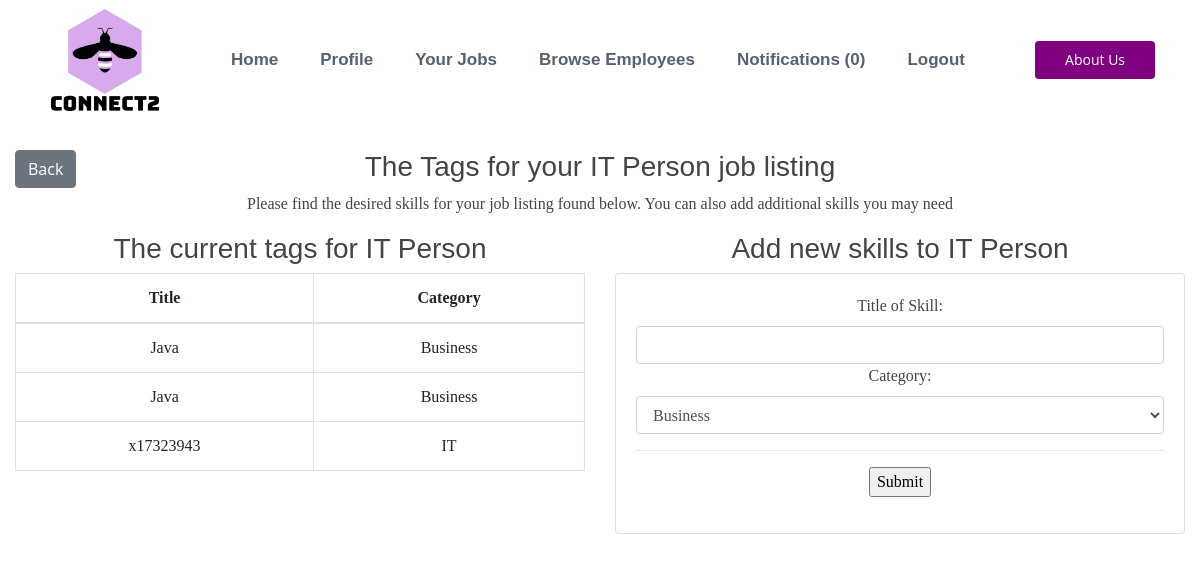
Screenshot of /1/createjobtag/ (signed in) with the database file from the repository.
### account/models.py (models this page shows, shortened)
class Job(models.Model):
    STATUS = (
        ('Open', 'Open'),
        ('Closed', 'Closed'),
        ('Interview', 'Interview'),
    )
    CONTRACT = (
        ('Full Time', 'Full Time'),
        ('Part Time', 'Part Time'),
    )
    WORK = (
        ('Office', 'Office'),
        ('Remote', 'Remote'),
    )
    LENGTH = (
        ('Permanent', 'Permanent'),
        ('Temporary', 'Temporary'),
    )
    employer = models.ForeignKey(
        Employer, null=True, on_delete=models.CASCADE)
    date_created = models.DateTimeField(auto_now_add=True, null=True)
    status = models.CharField(max_length=200, null=True, choices=STATUS)
    title = models.CharField(max_length=200)
    description_role = models.TextField(max_length=2000, null=True, blank=True)
    description_personality = models.TextField(
        max_length=200000, null=True, blank=True)
    contract = models.CharField(max_length=200, null=True, choices=CONTRACT)
    office_type = models.CharField(max_length=200, null=True, choices=WORK)
    length = models.CharField(max_length=200, null=True, choices=LENGTH)
    ideal_person = models.CharField(max_length=200, null=True)
    location = models.CharField(max_length=200, null=True)
    num_hires = models.IntegerField(null=True)
    enviornment = models.TextField(
        max_length=2000, null=True, blank=True)
    created = models.DateTimeField(auto_now_add=True)
    job_round = models.IntegerField(null=True, default=1)
    no_applicants = models.IntegerField(default=0, null=True)

class JobTag(models.Model):
    areas = (
        ('Business', 'Business'),
        ('IT', 'IT'),
        ('Retail', 'Retail'),
    )
    job = models.ForeignKey(
        Job, null=True, on_delete=models.CASCADE)
    title = title = models.CharField(max_length=200, blank=True)
    category = models.CharField(
        max_length=200, choices=areas, default='Business')

### employer/views.py (the view, shortened to what this page needs)
# urls.py: path('<int:pk>/createjobtag/', createJobtag, name='createJobtag'),
def createJobtag(request, pk):
    form = JobTagForm()
    employer = Employer.objects.get(user=request.user)
    job = Job.objects.get(pk=pk)
    tag = JobTag.objects.filter(job=job)
    tags = job.jobtag_set.all()
    context = {'employer': employer, 'job': job,
               'tag': tag, 'tags': tags, 'form': form}
    context = {'employer': employer, 'job': job,
               'tag': tag, 'tags': tags, 'form': form}
    return render(request, 'employer/job_tag.html', context)

### employer/forms.py
class JobTagForm(ModelForm):
    class Meta:
        model = JobTag
        fields = ('title',  'category')
        labels = {
            "title": "Title of Skill",
            "category": "Category",
        }
        widgets = {
            'title': forms.TextInput(attrs={'class': 'form-control'}),
            'category': forms.Select(attrs={'class': 'form-control'}),
        }

### notifications/context_processors.py (called while the page is built)
def notifications(request):
    if request.user.is_authenticated:
        return {'notifications': request.user.notifications.filter(is_read=False)}
    else:
        return {'notifications': []}

### employer/templates/employer/job_tag.html (shortened to what this page needs)
{% extends 'employer/core.html' %}
{% load static %}
{% block content %}
<div class="container-fluid">
    <div class="row">
        <div class="col-md-12">
            <div class="row">
                <div class="col-md-1">
                    <a class="btn  btn-secondary" href="{% url 'jobviewer' pk=job.pk %}">Back</a>
                </div>
                <div class="col-md-10">
                    <h3 class="text-center">
                        The Tags for your {{job.title}} job listing
                    </h3>
                    <p class="text-center">
                        Please find the desired skills for your job listing found below. You can also add additional
                        skills you may need
                    </p>
                </div>
            </div>
            <div class="row">
                <div class="col-md-6" id="centerit">
                    <h3>
                        The current tags for {{job.title}}
                    </h3>
                    <table class="table table-bordered">
                        <thead>
                            <tr>
                                <th>
                                    Title
                                </th>
                                <th>
                                    Category
                                </th>
                            </tr>
                        </thead>
                        <tbody>
                            {% for tag in tags %}
                            <tr>
                                <td>
                                    {{tag.title}}
                                </td>
                                <td>
                                    {{tag.category}}
                                </td>
                                {% endfor %}
                            </tr>
                        </tbody>
                    </table>
                </div>
                <div class="col-md-6" id="centerit">
                    <h3>
                        Add new skills to {{job.title}}
                    </h3>
                    <div class="card card-body">
                        <div class="form-group">
                            <form action="" method="POST">
                                {{form}}
                                <hr>
                                <input type="submit" name="Submit">
                            </form>
                        </div>
                    </div>
                </div>
            </div>
        </div>
    </div>
</div>
{% endblock %}

### static/core.css (style rules this page uses)
.form-group { text-align: center; }
table { counter-reset: tableCount; font-family: Georgia; }
p { font-family: Georgia; }
.card { font-family: Georgia; }
body { font-family: "Open Sans", sans-serif; color: #444444; }
a { color: #d9232d; }
h1, h2, h3, h4, h5, h6 { font-family: "Raleway", sans-serif; }
#centerit { text-align: center; }

### rows the page displays
Job: title "IT Person"
JobTag: title "Java", category "Business"
JobTag: title "Java", category "Business"
JobTag: title "x17323943", category "IT"

### other values shown
{{ notifications.count }} "0"
